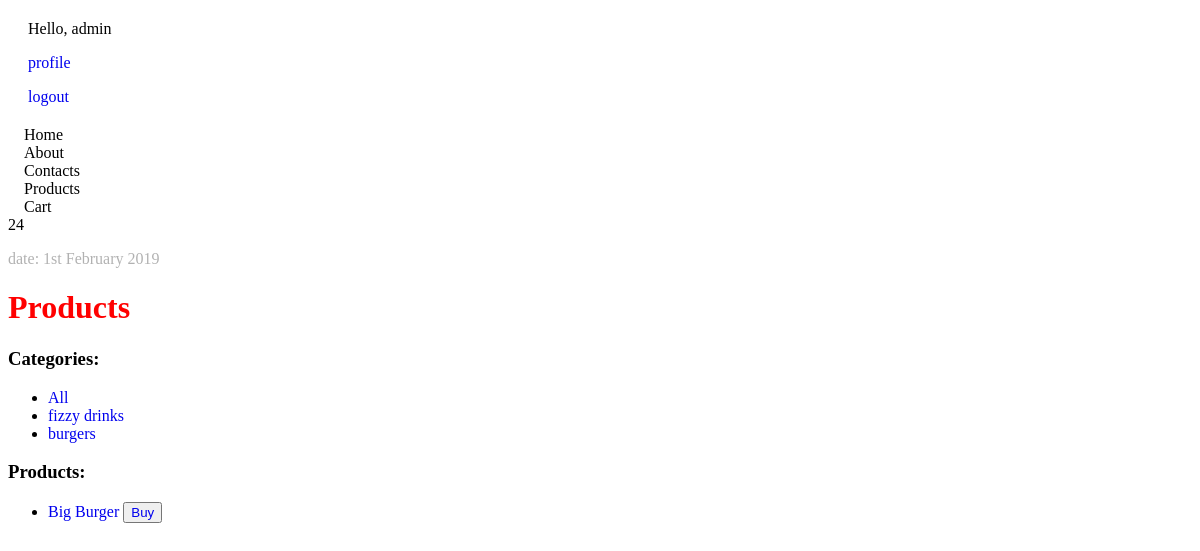
Screenshot of /products/burgers (signed in) with the database file from the repository.
### products/models.py (models this page shows)
class Category(models.Model):
    category_name = models.CharField(max_length=50, null=True)
    def __str__(self):
        return self.category_name

class Product(models.Model):
    title = models.CharField(max_length=255)
    price = models.DecimalField(max_digits=10000, decimal_places=2)
    image = models.ImageField(
        upload_to='products_img/',
        blank=True,
        null=True
    )
    description = models.TextField(blank=True, null=True)
    category = models.ForeignKey(Category, on_delete=models.CASCADE)
    def get_absolute_url(self):
        return reverse("products:product-details", kwargs={"id": self.id})

### products/views.py (the view)
# urls.py: path('<str:category_name>', products_list_view, name='products-list'),
def products_list_view(request, category_name):
    categories = Category.objects.all()
    user_cart = ShoppingCart.objects.filter(user=request.user.id)
    if category_name == 'all':
        products = Product.objects.all()
    else:
        category = Category.objects.filter(category_name=category_name)[0]
        products = Product.objects.filter(category=category)
    context = {
        "products": products,
        "categories": categories,
        "user_cart": user_cart,
        "all_products": "all"
    }
    return render(request, "products/products_list.html", context)

### shopping_cart/context_processors.py (called while the page is built)
def cart_processor(request):
    user_cart = ShoppingCart.objects.filter(user=request.user)
    total_quantity = 0
    for order in user_cart:
        total_quantity += order.quantity
    return {'total_quantity': total_quantity}

### products/templates/products/products_list.html
{% extends 'base.html' %}
{% block content %}
    <h1>Products</h1>
    <h3>Categories:</h3>
        <ul>
            <li><a href="{% url 'products:products-list' all_products %}">All</a></li>
            {% for category in categories %}
            <li>
                <a href="{% url 'products:products-list' category %}">{{ category }}</a>
            </li>
            {% endfor %}
        </ul>
    <h3>Products:</h3>
    <ul>
        {% for product in products %}
            <li>
                <a href="{{ product.get_absolute_url }}">
                    {{ product.title }}
                </a>
                <button>
                    <a href="{% url 'shopping_cart:add_to_cart' product.id %}">
                        Buy
                    </a>
                </button>
            </li>
        {% endfor %}
    </ul>
{% endblock %}

### templates/base.html (shortened to what this page needs)
<!DOCTYPE html>
{% load static %}
<html lang="en">
<head>
    <link rel="stylesheet" href="{% static 'css/style.css' %}">
</head>
<body>
    <div class="login">
        {% if user.is_authenticated %}
            <p>Hello, {{ user.username }}</p>
            <p>
                <a href="{% url 'accounts:profile'%}">profile</a>
            </p>
            <p>
                <a href="{% url 'logout'%}">logout</a>
            </p>
        {% else %}
            <a href="{% url 'login' %}">login</a>
        {% endif %}
    </div>
    <div class="navbar">
        {% include "navbar.html" %}
    </div>
    <div class="date">
        <p>date: {% now "jS F Y" %}</p>
    </div>
    <div class="container">
        {% block content %}{% endblock %}
    </div>
</body>
</html>

### static/css/style.css (style rules this page uses)
h1 { color: red; }
a { text-decoration: none }
.login { margin: 20px; }
.date p { opacity: 0.3; }

### rows the page displays
Category: category_name "fizzy drinks"
Category: category_name "burgers"
Product: title "Big Burger"

### other values shown
{{ user.username }} "admin"
{{ total_quantity }} "24"
